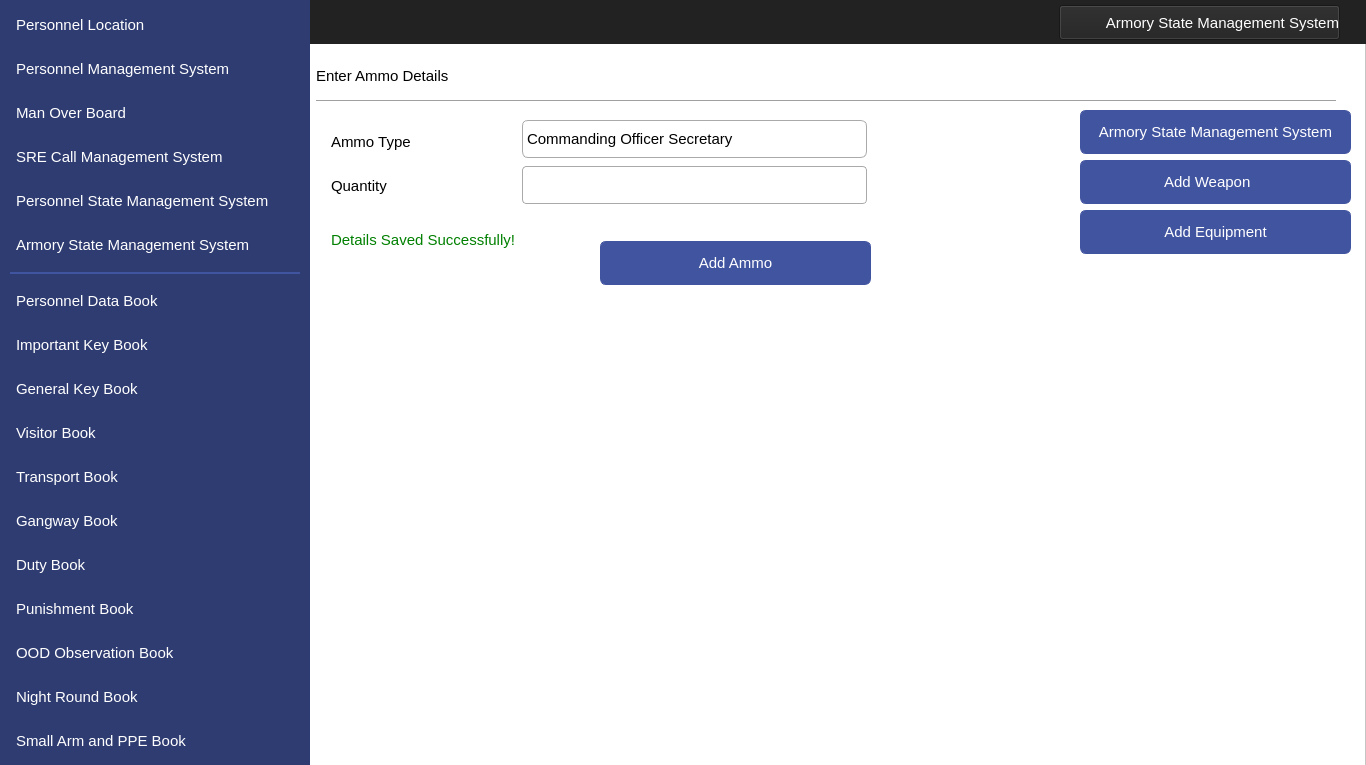
<?xml version="1.0" encoding="UTF-8"?>
<ui version="4.0">
 <class>MainWindow</class>
 <widget class="QMainWindow" name="MainWindow">
  <property name="geometry">
   <rect>
    <x>0</x>
    <y>0</y>
    <width>1366</width>
    <height>765</height>
   </rect>
  </property>
  <property name="windowTitle">
   <string>MainWindow</string>
  </property>
  <widget class="QWidget" name="centralwidget">
   <widget class="QFrame" name="frame">
    <property name="geometry">
     <rect>
      <x>0</x>
      <y>0</y>
      <width>1366</width>
      <height>768</height>
     </rect>
    </property>
    <property name="styleSheet">
     <string notr="true">background-color: #ffffff</string>
    </property>
    <property name="frameShape">
     <enum>QFrame::StyledPanel</enum>
    </property>
    <property name="frameShadow">
     <enum>QFrame::Raised</enum>
    </property>
    <widget class="QLabel" name="label">
     <property name="geometry">
      <rect>
       <x>0</x>
       <y>0</y>
       <width>310</width>
       <height>768</height>
      </rect>
     </property>
     <property name="styleSheet">
      <string notr="true">
background-color:#2F3C71;</string>
     </property>
     <property name="text">
      <string/>
     </property>
    </widget>
    <widget class="QLabel" name="label_2">
     <property name="geometry">
      <rect>
       <x>0</x>
       <y>0</y>
       <width>1366</width>
       <height>44</height>
      </rect>
     </property>
     <property name="styleSheet">
      <string notr="true">
background-color:#222222;</string>
     </property>
     <property name="text">
      <string/>
     </property>
    </widget>
    <widget class="QPushButton" name="navViewPunishment">
     <property name="geometry">
      <rect>
       <x>10</x>
       <y>587</y>
       <width>290</width>
       <height>44</height>
      </rect>
     </property>
     <property name="font">
      <font>
       <family>Segoe UI</family>
       <pointsize>11</pointsize>
      </font>
     </property>
     <property name="cursor">
      <cursorShape>PointingHandCursor</cursorShape>
     </property>
     <property name="styleSheet">
      <string notr="true">QPushButton 
{
    text-align: left;
    color: #ffffff;
    background-color:#2F3C71;
    border-width: 1px;
    border-color: #2F3C71;
    border-style: solid;
    border-radius: 6;
    padding: 3px;
    font-size: 11pt;
    padding-left: 5px;
    outline:none;
    padding-right: 5px;
    min-width: 40px;
}

QPushButton:hover
{
    background-color:#4154A0;
}


QPushButton:pressed
{
    background-color: #384889;
 	border-width: 3px;
    border-color: #5C70BC;
    border-style: solid;
    border-radius: 6;

}</string>
     </property>
     <property name="text">
      <string>Punishment Book</string>
     </property>
     <property name="icon">
      <iconset resource="../IconResource.qrc">
       <normaloff>:/images/punishment.png</normaloff>:/images/punishment.png</iconset>
     </property>
     <property name="iconSize">
      <size>
       <width>25</width>
       <height>25</height>
      </size>
     </property>
     <property name="flat">
      <bool>false</bool>
     </property>
    </widget>
    <widget class="QPushButton" name="navViewImpKey">
     <property name="geometry">
      <rect>
       <x>10</x>
       <y>323</y>
       <width>290</width>
       <height>44</height>
      </rect>
     </property>
     <property name="font">
      <font>
       <family>Segoe UI</family>
       <pointsize>11</pointsize>
      </font>
     </property>
     <property name="cursor">
      <cursorShape>PointingHandCursor</cursorShape>
     </property>
     <property name="styleSheet">
      <string notr="true">QPushButton 
{
    text-align: left;
    color: #ffffff;
    background-color:#2F3C71;
    border-width: 1px;
    border-color: #2F3C71;
    border-style: solid;
    border-radius: 6;
    padding: 3px;
    outline:none;
    font-size: 11pt;
    padding-left: 5px;
    padding-right: 5px;
    min-width: 40px;
}

QPushButton:hover
{
    background-color:#4154A0;
}
QPushButton:pressed
{
    background-color: #384889;
 	border-width: 3px;
    border-color: #5C70BC;
    border-style: solid;
    border-radius: 6;

}</string>
     </property>
     <property name="text">
      <string>Important Key Book</string>
     </property>
     <property name="icon">
      <iconset resource="../IconResource.qrc">
       <normaloff>:/images/impKey.png</normaloff>:/images/impKey.png</iconset>
     </property>
     <property name="iconSize">
      <size>
       <width>25</width>
       <height>25</height>
      </size>
     </property>
     <property name="flat">
      <bool>false</bool>
     </property>
    </widget>
    <widget class="QPushButton" name="navViewGenKey">
     <property name="geometry">
      <rect>
       <x>10</x>
       <y>367</y>
       <width>290</width>
       <height>44</height>
      </rect>
     </property>
     <property name="font">
      <font>
       <family>Segoe UI</family>
       <pointsize>11</pointsize>
      </font>
     </property>
     <property name="cursor">
      <cursorShape>PointingHandCursor</cursorShape>
     </property>
     <property name="styleSheet">
      <string notr="true">QPushButton 
{
    text-align: left;
    color: #ffffff;
    background-color:#2F3C71;
    border-width: 1px;
    border-color: #2F3C71;
    border-style: solid;
    border-radius: 6;
    padding: 3px;
    outline:none;
    font-size: 11pt;
    padding-left: 5px;
    padding-right: 5px;
    min-width: 40px;
}

QPushButton:hover
{
    background-color:#4154A0;
}

QPushButton:pressed
{
    background-color: #384889;
 	border-width: 3px;
    border-color: #5C70BC;
    border-style: solid;
    border-radius: 6;

}</string>
     </property>
     <property name="text">
      <string>General Key Book</string>
     </property>
     <property name="icon">
      <iconset resource="../IconResource.qrc">
       <normaloff>:/images/genKey.png</normaloff>:/images/genKey.png</iconset>
     </property>
     <property name="iconSize">
      <size>
       <width>25</width>
       <height>25</height>
      </size>
     </property>
     <property name="flat">
      <bool>false</bool>
     </property>
    </widget>
    <widget class="QPushButton" name="navViewVisitor">
     <property name="geometry">
      <rect>
       <x>10</x>
       <y>411</y>
       <width>290</width>
       <height>44</height>
      </rect>
     </property>
     <property name="font">
      <font>
       <family>Segoe UI</family>
       <pointsize>11</pointsize>
      </font>
     </property>
     <property name="cursor">
      <cursorShape>PointingHandCursor</cursorShape>
     </property>
     <property name="styleSheet">
      <string notr="true">QPushButton 
{
    text-align: left;
    color: #ffffff;
    background-color:#2F3C71;
    border-width: 1px;
    border-color: #2F3C71;
    border-style: solid;
    border-radius: 6;
    padding: 3px;
    outline:none;
    font-size: 11pt;
    padding-left: 5px;
    padding-right: 5px;
    min-width: 40px;
}

QPushButton:hover
{
    background-color:#4154A0;
}

QPushButton:pressed
{
    background-color: #384889;
 	border-width: 3px;
    border-color: #5C70BC;
    border-style: solid;
    border-radius: 6;
}</string>
     </property>
     <property name="text">
      <string>Visitor Book</string>
     </property>
     <property name="icon">
      <iconset resource="../IconResource.qrc">
       <normaloff>:/images/visitor.png</normaloff>:/images/visitor.png</iconset>
     </property>
     <property name="iconSize">
      <size>
       <width>25</width>
       <height>25</height>
      </size>
     </property>
     <property name="flat">
      <bool>false</bool>
     </property>
    </widget>
    <widget class="QPushButton" name="navViewTransport">
     <property name="geometry">
      <rect>
       <x>10</x>
       <y>455</y>
       <width>290</width>
       <height>44</height>
      </rect>
     </property>
     <property name="font">
      <font>
       <family>Segoe UI</family>
       <pointsize>11</pointsize>
      </font>
     </property>
     <property name="cursor">
      <cursorShape>PointingHandCursor</cursorShape>
     </property>
     <property name="styleSheet">
      <string notr="true">QPushButton 
{
    text-align: left;
    color: #ffffff;
    background-color:#2F3C71;
    border-width: 1px;
    border-color: #2F3C71;
    border-style: solid;
    border-radius: 6;
    padding: 3px;
    font-size: 11pt;
    padding-left: 5px;
    padding-right: 5px;
    outline:none;
    min-width: 40px;
}

QPushButton:hover
{
    background-color:#4154A0;
}
QPushButton:pressed
{
    background-color: #384889;
 	border-width: 3px;
    border-color: #5C70BC;
    border-style: solid;
    border-radius: 6;

}</string>
     </property>
     <property name="text">
      <string>Transport Book</string>
     </property>
     <property name="icon">
      <iconset resource="../IconResource.qrc">
       <normaloff>:/images/transport.png</normaloff>:/images/transport.png</iconset>
     </property>
     <property name="iconSize">
      <size>
       <width>25</width>
       <height>25</height>
      </size>
     </property>
     <property name="flat">
      <bool>false</bool>
     </property>
    </widget>
    <widget class="QPushButton" name="navViewGangway">
     <property name="geometry">
      <rect>
       <x>10</x>
       <y>499</y>
       <width>290</width>
       <height>44</height>
      </rect>
     </property>
     <property name="font">
      <font>
       <family>Segoe UI</family>
       <pointsize>11</pointsize>
      </font>
     </property>
     <property name="cursor">
      <cursorShape>PointingHandCursor</cursorShape>
     </property>
     <property name="styleSheet">
      <string notr="true">QPushButton 
{
    text-align: left;
    color: #ffffff;
    background-color:#2F3C71;
    border-width: 1px;
    border-color: #2F3C71;
    border-style: solid;
    border-radius: 6;
    padding: 3px;
    font-size: 11pt;
    padding-left: 5px;
    outline:none;
    padding-right: 5px;
    min-width: 40px;
}

QPushButton:hover
{
    background-color:#4154A0;
}
QPushButton:pressed
{
    background-color: #384889;
 	border-width: 3px;
    border-color: #5C70BC;
    border-style: solid;
    border-radius: 6;

}</string>
     </property>
     <property name="text">
      <string>Gangway Book</string>
     </property>
     <property name="icon">
      <iconset resource="../IconResource.qrc">
       <normaloff>:/images/gangway.png</normaloff>:/images/gangway.png</iconset>
     </property>
     <property name="iconSize">
      <size>
       <width>25</width>
       <height>25</height>
      </size>
     </property>
     <property name="flat">
      <bool>false</bool>
     </property>
    </widget>
    <widget class="QPushButton" name="navViewDuty">
     <property name="geometry">
      <rect>
       <x>10</x>
       <y>543</y>
       <width>290</width>
       <height>44</height>
      </rect>
     </property>
     <property name="font">
      <font>
       <family>Segoe UI</family>
       <pointsize>11</pointsize>
      </font>
     </property>
     <property name="cursor">
      <cursorShape>PointingHandCursor</cursorShape>
     </property>
     <property name="styleSheet">
      <string notr="true">QPushButton 
{
    text-align: left;
    color: #ffffff;
    background-color:#2F3C71;
    border-width: 1px;
    border-color: #2F3C71;
    border-style: solid;
    outline:none;
    border-radius: 6;
    padding: 3px;
    font-size: 11pt;
    padding-left: 5px;
    padding-right: 5px;
    min-width: 40px;
}

QPushButton:hover
{
    background-color:#4154A0;
}
QPushButton:pressed
{
    background-color: #384889;
 	border-width: 3px;
    border-color: #5C70BC;
    border-style: solid;
    border-radius: 6;

}</string>
     </property>
     <property name="text">
      <string>Duty Book</string>
     </property>
     <property name="icon">
      <iconset resource="../IconResource.qrc">
       <normaloff>:/images/duty.png</normaloff>:/images/duty.png</iconset>
     </property>
     <property name="iconSize">
      <size>
       <width>25</width>
       <height>25</height>
      </size>
     </property>
     <property name="flat">
      <bool>false</bool>
     </property>
    </widget>
    <widget class="QPushButton" name="navViewNight">
     <property name="geometry">
      <rect>
       <x>10</x>
       <y>675</y>
       <width>290</width>
       <height>44</height>
      </rect>
     </property>
     <property name="font">
      <font>
       <family>Segoe UI</family>
       <pointsize>11</pointsize>
      </font>
     </property>
     <property name="cursor">
      <cursorShape>PointingHandCursor</cursorShape>
     </property>
     <property name="styleSheet">
      <string notr="true">QPushButton 
{
    text-align: left;
    color: #ffffff;
    background-color:#2F3C71;
    border-width: 1px;
    border-color: #2F3C71;
    border-style: solid;
    border-radius: 6;
    padding: 3px;
    font-size: 11pt;
    padding-left: 5px;
    outline:none;
    padding-right: 5px;
    min-width: 40px;
}

QPushButton:hover
{
    background-color:#4154A0;
}
QPushButton:pressed
{
    background-color: #384889;
 	border-width: 3px;
    border-color: #5C70BC;
    border-style: solid;
    border-radius: 6;

}</string>
     </property>
     <property name="text">
      <string>Night Round Book</string>
     </property>
     <property name="icon">
      <iconset resource="../IconResource.qrc">
       <normaloff>:/images/night.png</normaloff>:/images/night.png</iconset>
     </property>
     <property name="iconSize">
      <size>
       <width>25</width>
       <height>25</height>
      </size>
     </property>
     <property name="flat">
      <bool>false</bool>
     </property>
    </widget>
    <widget class="QLabel" name="label_4">
     <property name="geometry">
      <rect>
       <x>10</x>
       <y>272</y>
       <width>290</width>
       <height>2</height>
      </rect>
     </property>
     <property name="styleSheet">
      <string notr="true">background-color:#4154A0;</string>
     </property>
     <property name="text">
      <string/>
     </property>
    </widget>
    <widget class="QPushButton" name="navViewMOB">
     <property name="geometry">
      <rect>
       <x>10</x>
       <y>91</y>
       <width>290</width>
       <height>44</height>
      </rect>
     </property>
     <property name="font">
      <font>
       <family>Segoe UI</family>
       <pointsize>11</pointsize>
      </font>
     </property>
     <property name="cursor">
      <cursorShape>PointingHandCursor</cursorShape>
     </property>
     <property name="styleSheet">
      <string notr="true">QPushButton 
{
    text-align: left;
    color: #ffffff;
    background-color:#2F3C71;
    border-width: 1px;
    border-color: #2F3C71;
    border-style: solid;
    outline:none;
    border-radius: 6;
    padding: 3px;
    font-size: 11pt;
    padding-left: 5px;
    padding-right: 5px;
    min-width: 40px;
}


QPushButton:hover
{
    background-color:#4154A0;
}
QPushButton:pressed
{
    background-color: #384889;
 	border-width: 3px;
    border-color: #5C70BC;
    border-style: solid;
    border-radius: 6;

}</string>
     </property>
     <property name="text">
      <string>Man Over Board</string>
     </property>
     <property name="icon">
      <iconset resource="../IconResource.qrc">
       <normaloff>:/images/mob.png</normaloff>:/images/mob.png</iconset>
     </property>
     <property name="iconSize">
      <size>
       <width>32</width>
       <height>32</height>
      </size>
     </property>
     <property name="flat">
      <bool>false</bool>
     </property>
    </widget>
    <widget class="QPushButton" name="navViewLocation">
     <property name="geometry">
      <rect>
       <x>10</x>
       <y>3</y>
       <width>290</width>
       <height>44</height>
      </rect>
     </property>
     <property name="font">
      <font>
       <family>Segoe UI</family>
       <pointsize>11</pointsize>
      </font>
     </property>
     <property name="cursor">
      <cursorShape>PointingHandCursor</cursorShape>
     </property>
     <property name="styleSheet">
      <string notr="true">QPushButton 
{
    text-align: left;
    color: #ffffff;
    background-color:#2F3C71;
    border-width: 1px;
    border-color: #2F3C71;
    border-style: solid;
    border-radius: 6;
    padding: 3px;
    font-size: 11pt;
    padding-left: 5px;
    padding-right: 5px;
    min-width: 40px;
    outline:none;
}

QPushButton:hover
{
    background-color:#4154A0;
}
QPushButton:pressed
{
    background-color: #384889;
 	border-width: 3px;
    border-color: #5C70BC;
    border-style: solid;
    border-radius: 6;

}</string>
     </property>
     <property name="text">
      <string>Personnel Location</string>
     </property>
     <property name="icon">
      <iconset resource="../IconResource.qrc">
       <normaloff>:/images/locate.png</normaloff>:/images/locate.png</iconset>
     </property>
     <property name="iconSize">
      <size>
       <width>25</width>
       <height>25</height>
      </size>
     </property>
     <property name="flat">
      <bool>false</bool>
     </property>
    </widget>
    <widget class="QPushButton" name="navViewManagement">
     <property name="geometry">
      <rect>
       <x>10</x>
       <y>47</y>
       <width>290</width>
       <height>44</height>
      </rect>
     </property>
     <property name="font">
      <font>
       <family>Segoe UI</family>
       <pointsize>11</pointsize>
      </font>
     </property>
     <property name="cursor">
      <cursorShape>PointingHandCursor</cursorShape>
     </property>
     <property name="styleSheet">
      <string notr="true">QPushButton 
{
    text-align: left;
    color: #ffffff;
    background-color:#2F3C71;
    border-width: 1px;
    border-color: #2F3C71;
    border-style: solid;
    border-radius: 6;
    padding: 3px;
    font-size: 11pt;
    padding-left: 5px;
    padding-right: 5px;
    min-width: 40px;
    outline:none;
}

QPushButton:hover
{
    background-color:#4154A0;
}
QPushButton:pressed
{
    background-color: #384889;
 	border-width: 3px;
    border-color: #5C70BC;
    border-style: solid;
    border-radius: 6;

}</string>
     </property>
     <property name="text">
      <string>Personnel Management System</string>
     </property>
     <property name="icon">
      <iconset resource="../IconResource.qrc">
       <normaloff>:/images/personnel.png</normaloff>:/images/personnel.png</iconset>
     </property>
     <property name="iconSize">
      <size>
       <width>32</width>
       <height>32</height>
      </size>
     </property>
     <property name="flat">
      <bool>false</bool>
     </property>
    </widget>
    <widget class="QPushButton" name="navViewPPE">
     <property name="geometry">
      <rect>
       <x>10</x>
       <y>719</y>
       <width>290</width>
       <height>44</height>
      </rect>
     </property>
     <property name="font">
      <font>
       <family>Segoe UI</family>
       <pointsize>11</pointsize>
      </font>
     </property>
     <property name="cursor">
      <cursorShape>PointingHandCursor</cursorShape>
     </property>
     <property name="styleSheet">
      <string notr="true">QPushButton 
{
    text-align: left;
    color: #ffffff;
    background-color:#2F3C71;
    border-width: 1px;
    border-color: #2F3C71;
    border-style: solid;
    outline:none;
    border-radius: 6;
    padding: 3px;
    font-size: 11pt;
    padding-left: 5px;
    padding-right: 5px;
    min-width: 40px;
    outline:none;
}

QPushButton:hover
{
    background-color:#4154A0;
}
QPushButton:pressed
{
    background-color: #384889;
 	border-width: 3px;
    border-color: #5C70BC;
    border-style: solid;
    border-radius: 6;

}</string>
     </property>
     <property name="text">
      <string>Small Arm and PPE Book</string>
     </property>
     <property name="icon">
      <iconset resource="../IconResource.qrc">
       <normaloff>:/images/armPPE.png</normaloff>:/images/armPPE.png</iconset>
     </property>
     <property name="iconSize">
      <size>
       <width>25</width>
       <height>25</height>
      </size>
     </property>
     <property name="flat">
      <bool>false</bool>
     </property>
    </widget>
    <widget class="QPushButton" name="navViewOOD">
     <property name="geometry">
      <rect>
       <x>10</x>
       <y>631</y>
       <width>290</width>
       <height>44</height>
      </rect>
     </property>
     <property name="font">
      <font>
       <family>Segoe UI</family>
       <pointsize>11</pointsize>
      </font>
     </property>
     <property name="cursor">
      <cursorShape>PointingHandCursor</cursorShape>
     </property>
     <property name="styleSheet">
      <string notr="true">QPushButton 
{
    text-align: left;
    color: #ffffff;
    background-color:#2F3C71;
    border-width: 1px;
    border-color: #2F3C71;
    border-style: solid;
    border-radius: 6;
    padding: 3px;
    font-size: 11pt;
    padding-left: 5px;
    outline:none;
    padding-right: 5px;
    min-width: 40px;
}

QPushButton:hover
{
    background-color:#4154A0;
}
QPushButton:pressed
{
    background-color: #384889;
 	border-width: 3px;
    border-color: #5C70BC;
    border-style: solid;
    border-radius: 6;

}</string>
     </property>
     <property name="text">
      <string>OOD Observation Book</string>
     </property>
     <property name="icon">
      <iconset resource="../IconResource.qrc">
       <normaloff>:/images/oodObserve.png</normaloff>:/images/oodObserve.png</iconset>
     </property>
     <property name="iconSize">
      <size>
       <width>25</width>
       <height>25</height>
      </size>
     </property>
     <property name="flat">
      <bool>false</bool>
     </property>
    </widget>
    <widget class="QPushButton" name="navViewCMS">
     <property name="geometry">
      <rect>
       <x>10</x>
       <y>135</y>
       <width>290</width>
       <height>44</height>
      </rect>
     </property>
     <property name="font">
      <font>
       <family>Segoe UI</family>
       <pointsize>11</pointsize>
      </font>
     </property>
     <property name="cursor">
      <cursorShape>PointingHandCursor</cursorShape>
     </property>
     <property name="styleSheet">
      <string notr="true">QPushButton 
{
    text-align: left;
    color: #ffffff;
    background-color:#2F3C71;
    border-width: 1px;
    border-color: #2F3C71;
    border-style: solid;
    border-radius: 6;
    padding: 3px;
    font-size: 11pt;
    padding-left: 5px;
    padding-right: 5px;
    outline:none;
    min-width: 40px;
}

QPushButton:hover
{
    background-color:#4154A0;
}
QPushButton:pressed
{
    background-color: #384889;
 	border-width: 3px;
    border-color: #5C70BC;
    border-style: solid;
    border-radius: 6;

}</string>
     </property>
     <property name="text">
      <string>SRE Call Management System</string>
     </property>
     <property name="icon">
      <iconset resource="../IconResource.qrc">
       <normaloff>:/images/sreCall.png</normaloff>:/images/sreCall.png</iconset>
     </property>
     <property name="iconSize">
      <size>
       <width>25</width>
       <height>25</height>
      </size>
     </property>
     <property name="flat">
      <bool>false</bool>
     </property>
    </widget>
    <widget class="QPushButton" name="pushButton">
     <property name="enabled">
      <bool>true</bool>
     </property>
     <property name="geometry">
      <rect>
       <x>1059</x>
       <y>5</y>
       <width>281</width>
       <height>35</height>
      </rect>
     </property>
     <property name="font">
      <font>
       <family>Segoe UI</family>
       <pointsize>11</pointsize>
      </font>
     </property>
     <property name="styleSheet">
      <string notr="true"> text-align: right;
    color: #ffffff;
    background-color:#222222;</string>
     </property>
     <property name="text">
      <string>Armory State Management System</string>
     </property>
     <property name="icon">
      <iconset resource="../IconResource.qrc">
       <normaloff>:/images/armory.png</normaloff>:/images/armory.png</iconset>
     </property>
     <property name="iconSize">
      <size>
       <width>32</width>
       <height>32</height>
      </size>
     </property>
    </widget>
    <widget class="QPushButton" name="pushButton_2">
     <property name="enabled">
      <bool>true</bool>
     </property>
     <property name="geometry">
      <rect>
       <x>316</x>
       <y>680</y>
       <width>100</width>
       <height>80</height>
      </rect>
     </property>
     <property name="styleSheet">
      <string notr="true"> border:1px solid #fff;
    border-radius:4px;
    outline:none;</string>
     </property>
     <property name="text">
      <string/>
     </property>
     <property name="icon">
      <iconset resource="../IconResource.qrc">
       <normaloff>:/images/logoMTIP.png</normaloff>:/images/logoMTIP.png</iconset>
     </property>
     <property name="iconSize">
      <size>
       <width>200</width>
       <height>200</height>
      </size>
     </property>
    </widget>
    <widget class="QPushButton" name="navViewPersonnel">
     <property name="geometry">
      <rect>
       <x>10</x>
       <y>279</y>
       <width>290</width>
       <height>44</height>
      </rect>
     </property>
     <property name="font">
      <font>
       <family>Segoe UI</family>
       <pointsize>11</pointsize>
      </font>
     </property>
     <property name="cursor">
      <cursorShape>PointingHandCursor</cursorShape>
     </property>
     <property name="styleSheet">
      <string notr="true">QPushButton 
{
    text-align: left;
    color: #ffffff;
    background-color:#2F3C71;
    border-width: 1px;
    border-color: #2F3C71;
    border-style: solid;
    border-radius: 6;
    outline:none;
    padding: 3px;
    font-size: 11pt;
    padding-left: 5px;
    padding-right: 5px;
    min-width: 40px;
}

QPushButton:hover
{
    background-color:#4154A0;
}

QPushButton:pressed
{
    background-color: #384889;
 	border-width: 3px;
    border-color: #5C70BC;
    border-style: solid;
    border-radius: 6;

}</string>
     </property>
     <property name="text">
      <string>Personnel Data Book</string>
     </property>
     <property name="icon">
      <iconset resource="../IconResource.qrc">
       <normaloff>:/images/personnelData.png</normaloff>:/images/personnelData.png</iconset>
     </property>
     <property name="iconSize">
      <size>
       <width>25</width>
       <height>25</height>
      </size>
     </property>
     <property name="flat">
      <bool>false</bool>
     </property>
    </widget>
    <widget class="QPushButton" name="navViewStatePersonnel">
     <property name="geometry">
      <rect>
       <x>10</x>
       <y>179</y>
       <width>290</width>
       <height>44</height>
      </rect>
     </property>
     <property name="font">
      <font>
       <family>Segoe UI</family>
       <pointsize>11</pointsize>
      </font>
     </property>
     <property name="cursor">
      <cursorShape>PointingHandCursor</cursorShape>
     </property>
     <property name="styleSheet">
      <string notr="true">QPushButton 
{
    text-align: left;
    color: #ffffff;
    background-color:#2F3C71;
    border-width: 1px;
    border-color: #2F3C71;
    border-style: solid;
    border-radius: 6;
    padding: 3px;
    font-size: 11pt;
    padding-left: 5px;
    outline:none;
    padding-right: 5px;
    min-width: 40px;
}

QPushButton:hover
{
    background-color:#4154A0;
}
QPushButton:pressed
{
    background-color: #384889;
 	border-width: 3px;
    border-color: #5C70BC;
    border-style: solid;
    border-radius: 6;

}</string>
     </property>
     <property name="text">
      <string>Personnel State Management System</string>
     </property>
     <property name="icon">
      <iconset resource="../IconResource.qrc">
       <normaloff>:/images/armoryState.png</normaloff>:/images/armoryState.png</iconset>
     </property>
     <property name="iconSize">
      <size>
       <width>25</width>
       <height>25</height>
      </size>
     </property>
     <property name="flat">
      <bool>false</bool>
     </property>
    </widget>
    <widget class="QPushButton" name="navAddWeapon">
     <property name="geometry">
      <rect>
       <x>1080</x>
       <y>160</y>
       <width>271</width>
       <height>44</height>
      </rect>
     </property>
     <property name="font">
      <font>
       <family>Segoe UI</family>
       <pointsize>11</pointsize>
      </font>
     </property>
     <property name="cursor">
      <cursorShape>PointingHandCursor</cursorShape>
     </property>
     <property name="styleSheet">
      <string notr="true">QPushButton
{
    color: #ffffff;
    background-color:#4154A0;
    border-width: 1px;
    border-color: #4154A0;
    border-style: solid;
    border-radius: 6;
    padding: 3px;
    outline:none;
    font-size: 11pt;
    padding-left: 5px;
    padding-right: 5px;
    min-width: 40px;
}

QPushButton:hover
{
    background-color:#384889
}
QPushButton:pressed
{
    background-color: #384889;
 	border-width: 3px;
    border-color: #5C70BC;
    border-style: solid;
    border-radius: 6;

}</string>
     </property>
     <property name="text">
      <string>Add Weapon    </string>
     </property>
     <property name="icon">
      <iconset resource="../IconResource.qrc">
       <normaloff>:/images/add.png</normaloff>:/images/add.png</iconset>
     </property>
     <property name="iconSize">
      <size>
       <width>25</width>
       <height>25</height>
      </size>
     </property>
    </widget>
    <widget class="QPushButton" name="navViewStateArmory">
     <property name="geometry">
      <rect>
       <x>10</x>
       <y>223</y>
       <width>290</width>
       <height>44</height>
      </rect>
     </property>
     <property name="font">
      <font>
       <family>Segoe UI</family>
       <pointsize>11</pointsize>
      </font>
     </property>
     <property name="cursor">
      <cursorShape>PointingHandCursor</cursorShape>
     </property>
     <property name="styleSheet">
      <string notr="true">QPushButton 
{
    text-align: left;
    color: #ffffff;
    background-color:#2F3C71;
    border-width: 1px;
    border-color: #2F3C71;
    border-style: solid;
    border-radius: 6;
    outline:none;
    padding: 3px;
    font-size: 11pt;
    padding-left: 5px;
    padding-right: 5px;
    min-width: 40px;
}
QPushButton:active
{
    background-color:#4154A0;
}
QPushButton:hover
{
    background-color:#4154A0;
}
QPushButton:pressed
{
    background-color: #384889;
 	border-width: 3px;
    border-color: #5C70BC;
    border-style: solid;
    border-radius: 6;

}</string>
     </property>
     <property name="text">
      <string>Armory State Management System</string>
     </property>
     <property name="icon">
      <iconset resource="../IconResource.qrc">
       <normaloff>:/images/armory.png</normaloff>:/images/armory.png</iconset>
     </property>
     <property name="iconSize">
      <size>
       <width>25</width>
       <height>25</height>
      </size>
     </property>
     <property name="flat">
      <bool>false</bool>
     </property>
    </widget>
    <widget class="QLabel" name="label_14">
     <property name="geometry">
      <rect>
       <x>331</x>
       <y>164</y>
       <width>191</width>
       <height>44</height>
      </rect>
     </property>
     <property name="font">
      <font>
       <family>Segoe UI</family>
       <pointsize>11</pointsize>
      </font>
     </property>
     <property name="layoutDirection">
      <enum>Qt::LeftToRight</enum>
     </property>
     <property name="styleSheet">
      <string notr="true">color: #000000;
background-color:#ffffff;
font-size: 11pt</string>
     </property>
     <property name="text">
      <string>Quantity</string>
     </property>
     <property name="alignment">
      <set>Qt::AlignLeading|Qt::AlignLeft|Qt::AlignVCenter</set>
     </property>
    </widget>
    <widget class="QLabel" name="lblDataEntrySuccessful">
     <property name="enabled">
      <bool>true</bool>
     </property>
     <property name="geometry">
      <rect>
       <x>331</x>
       <y>218</y>
       <width>361</width>
       <height>44</height>
      </rect>
     </property>
     <property name="font">
      <font>
       <family>Segoe UI</family>
       <pointsize>11</pointsize>
      </font>
     </property>
     <property name="layoutDirection">
      <enum>Qt::LeftToRight</enum>
     </property>
     <property name="styleSheet">
      <string notr="true">color: green;
background-color:#ffffff;
font-size: 11pt</string>
     </property>
     <property name="text">
      <string>Details Saved Successfully!</string>
     </property>
     <property name="alignment">
      <set>Qt::AlignLeading|Qt::AlignLeft|Qt::AlignVCenter</set>
     </property>
    </widget>
    <widget class="QLineEdit" name="edtAmmoQuantity">
     <property name="geometry">
      <rect>
       <x>522</x>
       <y>166</y>
       <width>345</width>
       <height>38</height>
      </rect>
     </property>
     <property name="font">
      <font>
       <family>Segoe UI</family>
       <pointsize>11</pointsize>
      </font>
     </property>
     <property name="styleSheet">
      <string notr="true">QLineEdit{
    border:1px solid #aaa;
    border-radius:4px;
    outline:none;
    padding:6px;
    box-sizing:border-box;
    transition:.3s;
  }
  QLineEdit:hover{
	 border:1px solid #000;	
 	transition:.3s;
}
  QLineEdit:focus{
    border-color:dodgerBlue;
    box-shadow:0 0 8px 0 dodgerBlue;
  }</string>
     </property>
    </widget>
    <widget class="QPushButton" name="btnAddAmmo">
     <property name="geometry">
      <rect>
       <x>600</x>
       <y>241</y>
       <width>271</width>
       <height>44</height>
      </rect>
     </property>
     <property name="font">
      <font>
       <family>Segoe UI</family>
       <pointsize>11</pointsize>
      </font>
     </property>
     <property name="cursor">
      <cursorShape>PointingHandCursor</cursorShape>
     </property>
     <property name="styleSheet">
      <string notr="true">QPushButton
{
    color: #ffffff;
    background-color:#4154A0;
    border-width: 1px;
    border-color: #4154A0;
    border-style: solid;
    border-radius: 6;
    padding: 3px;
    font-size: 11pt;
    padding-left: 5px;
    padding-right: 5px;
    min-width: 40px;
}

QPushButton:hover
{
    background-color:#384889
}
QPushButton:pressed
{
    background-color: #384889;
 	border-width: 3px;
    border-color: #5C70BC;
    border-style: solid;
    border-radius: 6;

}</string>
     </property>
     <property name="text">
      <string>Add Ammo</string>
     </property>
     <property name="icon">
      <iconset resource="../IconResource.qrc">
       <normaloff>:/images/add.png</normaloff>:/images/add.png</iconset>
     </property>
     <property name="iconSize">
      <size>
       <width>25</width>
       <height>25</height>
      </size>
     </property>
    </widget>
    <widget class="QPushButton" name="navArmState">
     <property name="geometry">
      <rect>
       <x>1080</x>
       <y>110</y>
       <width>271</width>
       <height>44</height>
      </rect>
     </property>
     <property name="font">
      <font>
       <family>Segoe UI</family>
       <pointsize>11</pointsize>
      </font>
     </property>
     <property name="cursor">
      <cursorShape>PointingHandCursor</cursorShape>
     </property>
     <property name="styleSheet">
      <string notr="true">QPushButton
{
    color: #ffffff;
    background-color:#4154A0;
    border-width: 1px;
    border-color: #4154A0;
    border-style: solid;
    border-radius: 6;
    padding: 3px;
    outline:none;
    font-size: 11pt;
    padding-left: 5px;
    padding-right: 5px;
    min-width: 40px;
}

QPushButton:hover
{
    background-color:#384889
}
QPushButton:pressed
{
    background-color: #384889;
 	border-width: 3px;
    border-color: #5C70BC;
    border-style: solid;
    border-radius: 6;

}</string>
     </property>
     <property name="text">
      <string>Armory State Management System</string>
     </property>
     <property name="icon">
      <iconset resource="../IconResource.qrc">
       <normaloff>:/images/armory.png</normaloff>:/images/armory.png</iconset>
     </property>
     <property name="iconSize">
      <size>
       <width>25</width>
       <height>25</height>
      </size>
     </property>
    </widget>
    <widget class="QComboBox" name="cBoxAmmoType">
     <property name="geometry">
      <rect>
       <x>522</x>
       <y>120</y>
       <width>345</width>
       <height>38</height>
      </rect>
     </property>
     <property name="font">
      <font>
       <family>Segoe UI</family>
       <pointsize>11</pointsize>
       <kerning>true</kerning>
      </font>
     </property>
     <property name="cursor">
      <cursorShape>PointingHandCursor</cursorShape>
     </property>
     <property name="styleSheet">
      <string notr="true">QComboBox{ border-width: 1px;
 border-color: #aaa;
 border-style: solid;
border-radius:6; 
}

QComboBox::drop-down:button{
background-color:transparent;
}
QComboBox::down-arrow {
 
    image: url(C:/Users/home/Desktop/IndoorPoistionInterfaces/InterfaceIcons/dropDown.png);
    width: 25px;
    height: 9px;
}
QComboBox:hover{
	 border:1px solid #000;	
 	transition:.3s;
}
  QComboBox:focus{
    border-color:dodgerBlue;
    box-shadow:0 0 8px 0 dodgerBlue;
  }
</string>
     </property>
     <property name="editable">
      <bool>false</bool>
     </property>
     <property name="frame">
      <bool>true</bool>
     </property>
     <item>
      <property name="text">
       <string>Commanding Officer Secretary</string>
      </property>
     </item>
     <item>
      <property name="text">
       <string>Commanding Officer</string>
      </property>
     </item>
     <item>
      <property name="text">
       <string>Executive Officer</string>
      </property>
     </item>
     <item>
      <property name="text">
       <string>Weapon Engineering Officer</string>
      </property>
     </item>
     <item>
      <property name="text">
       <string>Marine Engineering Officer</string>
      </property>
     </item>
     <item>
      <property name="text">
       <string>Supply Officer</string>
      </property>
     </item>
     <item>
      <property name="text">
       <string>Principal Warfare Officer</string>
      </property>
     </item>
     <item>
      <property name="text">
       <string>Officer of the Day</string>
      </property>
     </item>
     <item>
      <property name="text">
       <string>Officer on Watch</string>
      </property>
     </item>
    </widget>
    <widget class="QPushButton" name="navAddEquipment">
     <property name="geometry">
      <rect>
       <x>1080</x>
       <y>210</y>
       <width>271</width>
       <height>44</height>
      </rect>
     </property>
     <property name="font">
      <font>
       <family>Segoe UI</family>
       <pointsize>11</pointsize>
      </font>
     </property>
     <property name="cursor">
      <cursorShape>PointingHandCursor</cursorShape>
     </property>
     <property name="styleSheet">
      <string notr="true">QPushButton
{
    color: #ffffff;
    background-color:#4154A0;
    border-width: 1px;
    border-color: #4154A0;
    border-style: solid;
    border-radius: 6;
    padding: 3px;
    outline:none;
    font-size: 11pt;
    padding-left: 5px;
    padding-right: 5px;
    min-width: 40px;
}

QPushButton:hover
{
    background-color:#384889
}
QPushButton:pressed
{
    background-color: #384889;
 	border-width: 3px;
    border-color: #5C70BC;
    border-style: solid;
    border-radius: 6;

}</string>
     </property>
     <property name="text">
      <string>Add Equipment</string>
     </property>
     <property name="icon">
      <iconset resource="../IconResource.qrc">
       <normaloff>:/images/add.png</normaloff>:/images/add.png</iconset>
     </property>
     <property name="iconSize">
      <size>
       <width>25</width>
       <height>25</height>
      </size>
     </property>
    </widget>
    <zorder>label_2</zorder>
    <zorder>label</zorder>
    <zorder>navViewPunishment</zorder>
    <zorder>navViewImpKey</zorder>
    <zorder>navViewGenKey</zorder>
    <zorder>navViewVisitor</zorder>
    <zorder>navViewTransport</zorder>
    <zorder>navViewGangway</zorder>
    <zorder>navViewDuty</zorder>
    <zorder>navViewNight</zorder>
    <zorder>label_4</zorder>
    <zorder>navViewMOB</zorder>
    <zorder>navViewLocation</zorder>
    <zorder>navViewManagement</zorder>
    <zorder>navViewPPE</zorder>
    <zorder>navViewOOD</zorder>
    <zorder>navViewCMS</zorder>
    <zorder>pushButton</zorder>
    <zorder>pushButton_2</zorder>
    <zorder>navViewPersonnel</zorder>
    <zorder>navViewStatePersonnel</zorder>
    <zorder>navAddWeapon</zorder>
    <zorder>navViewStateArmory</zorder>
    <zorder>label_14</zorder>
    <zorder>lblDataEntrySuccessful</zorder>
    <zorder>edtAmmoQuantity</zorder>
    <zorder>btnAddAmmo</zorder>
    <zorder>navArmState</zorder>
    <zorder>cBoxAmmoType</zorder>
    <zorder>navAddEquipment</zorder>
   </widget>
   <widget class="QLabel" name="label_13">
    <property name="geometry">
     <rect>
      <x>316</x>
      <y>100</y>
      <width>1020</width>
      <height>1</height>
     </rect>
    </property>
    <property name="styleSheet">
     <string notr="true">background-color:#A0A0A0;</string>
    </property>
    <property name="text">
     <string/>
    </property>
   </widget>
   <widget class="QLabel" name="label_6">
    <property name="geometry">
     <rect>
      <x>316</x>
      <y>60</y>
      <width>391</width>
      <height>31</height>
     </rect>
    </property>
    <property name="font">
     <font>
      <family>Segoe UI</family>
      <pointsize>11</pointsize>
     </font>
    </property>
    <property name="layoutDirection">
     <enum>Qt::LeftToRight</enum>
    </property>
    <property name="styleSheet">
     <string notr="true">color: #000000;
background-color:#ffffff;
font-size: 11pt</string>
    </property>
    <property name="text">
     <string>Enter Ammo Details</string>
    </property>
    <property name="alignment">
     <set>Qt::AlignLeading|Qt::AlignLeft|Qt::AlignVCenter</set>
    </property>
   </widget>
   <widget class="QLabel" name="label_7">
    <property name="geometry">
     <rect>
      <x>331</x>
      <y>120</y>
      <width>191</width>
      <height>44</height>
     </rect>
    </property>
    <property name="font">
     <font>
      <family>Segoe UI</family>
      <pointsize>11</pointsize>
     </font>
    </property>
    <property name="layoutDirection">
     <enum>Qt::LeftToRight</enum>
    </property>
    <property name="styleSheet">
     <string notr="true">color: #000000;
background-color:#ffffff;
font-size: 11pt</string>
    </property>
    <property name="text">
     <string>Ammo Type</string>
    </property>
    <property name="alignment">
     <set>Qt::AlignLeading|Qt::AlignLeft|Qt::AlignVCenter</set>
    </property>
   </widget>
  </widget>
 </widget>
 <resources>
  <include location="../IconResource.qrc"/>
 </resources>
 <connections/>
</ui>
